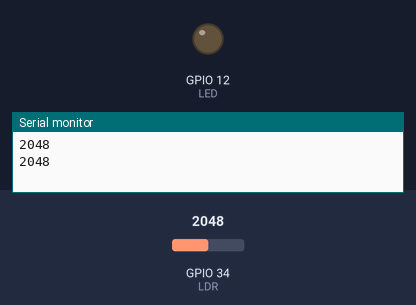
This sketch was run on a simulated ESP32. Parts: output pins drawn as LEDs (lit = HIGH), the last lines printed to the serial monitor. The test bench sets the inputs (shaded band); at power-on: GPIO 34 (LDR) = 2048.

Above: at 3.8 s.
3.9 s: GPIO 34 (LDR) set to 354
7.8 s: GPIO 34 (LDR) set to 312
At 9.3 s:
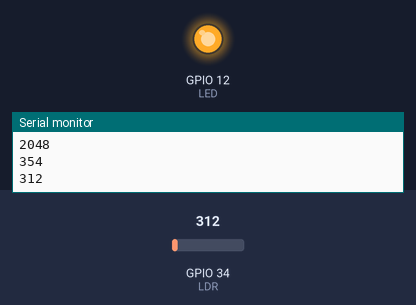
11.7 s: GPIO 34 (LDR) set to 380
At 12.8 s:
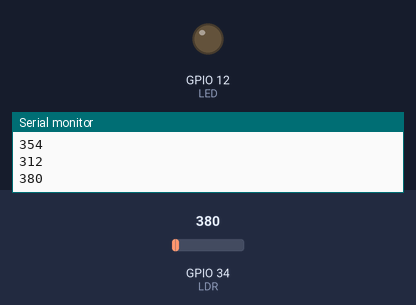
15.6 s: GPIO 34 (LDR) set to 300
At 18.6 s:
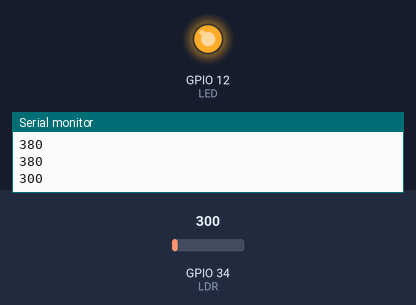
Timing chart, 0 to 20.1 s (numbered marks = the images above; inputs shaded):
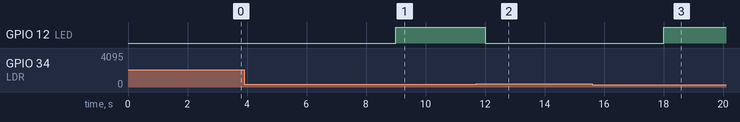

The sketch:

sensor-luz-led.ino
```cpp
#define LDR 34
#define LED 12
int threshold = 340; // Ajusta este valor segun tus pruebas

void setup() {
  pinMode(LED, OUTPUT);
  Serial.begin(115200);
}
void loop() {
  int sensorValue = analogRead(LDR);
  Serial.println(sensorValue);

  if (sensorValue < threshold) {
    digitalWrite(LED, HIGH);
  } else {
    digitalWrite(LED, LOW);
  }
delay(3000);
}
```

Measured:
- the behaviour switches between 340 and 339 on GPIO 34 (LDR) (found by bisection; images 0 and 1)
- after the input at 7.8 s, GPIO 12 (LED): LOW → HIGH after 1.2 s
- after the input at 11.7 s, GPIO 12 (LED): HIGH → LOW after 0.30 s
- after the input at 15.6 s, GPIO 12 (LED): LOW → HIGH after 2.4 s
